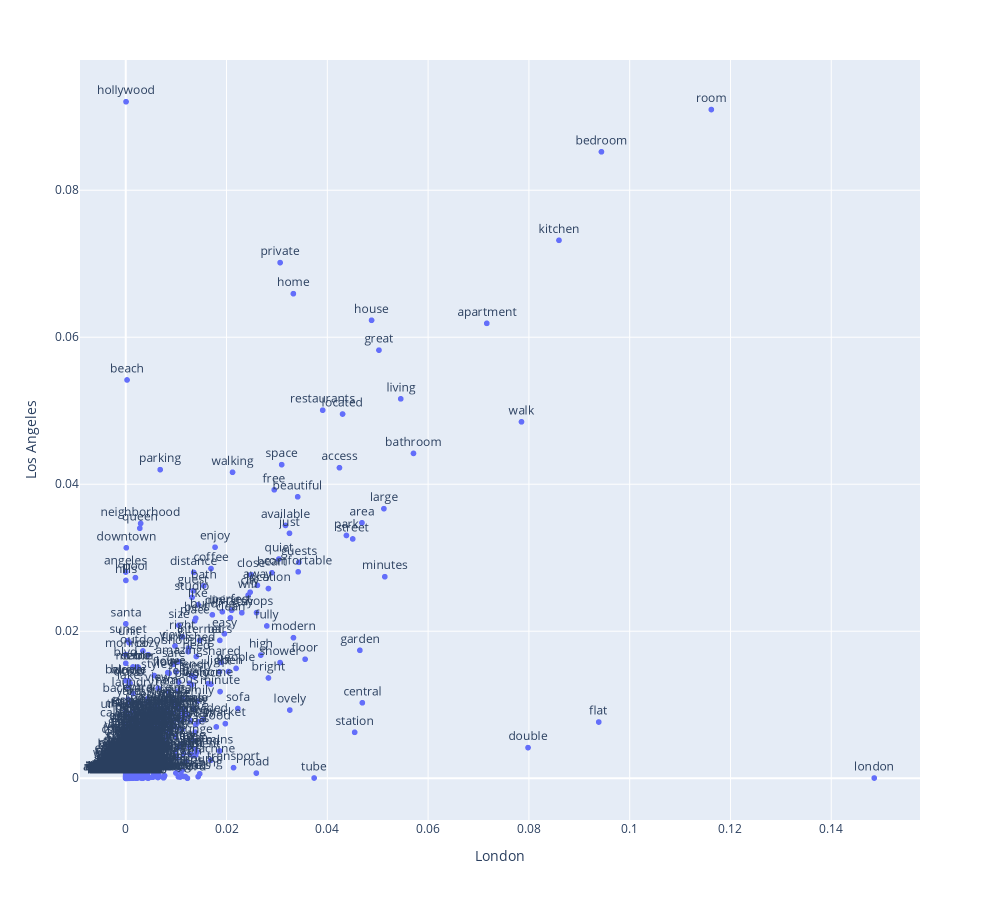

The notebook cell saved with this chart:
### Code cell
px.scatter(CITY_PHI_LABMT.reset_index(), 'London', 'Los Angeles', text='term_str', width=1000, height=900)\
    .update_traces(textposition='top center')

### Figure 1 — Plotly figure (JSON) as saved in the notebook; plotly's stock layout.template omitted (floating-point values rounded to 4 significant figures; data arrays with more than 128 entries replaced by an {"elided": "..."} marker saying what was removed)
{"data": [{"hovertemplate": "London=%{x}<br>Los Angeles=%{y}<br>term_str=%{text}<extra></extra>", "legendgroup": "", "marker": {"color": "#636efa", "symbol": "circle"}, "mode": "markers+text", "name": "", "showlegend": false, "text": {"elided": "5622 str values"}, "textposition": "top center", "type": "scattergl", "x": {"elided": "5622 float values"}, "xaxis": "x", "y": {"elided": "5622 float values"}, "yaxis": "y"}], "layout": {"height": 900, "legend": {"tracegroupgap": 0}, "margin": {"t": 60}, "width": 1000, "xaxis": {"anchor": "y", "autorange": true, "domain": [0, 1], "range": [-0.009078, 0.1576], "title": {"text": "London"}, "type": "linear"}, "yaxis": {"anchor": "x", "autorange": true, "domain": [0, 1], "range": [-0.00568, 0.09772], "title": {"text": "Los Angeles"}, "type": "linear"}}}
